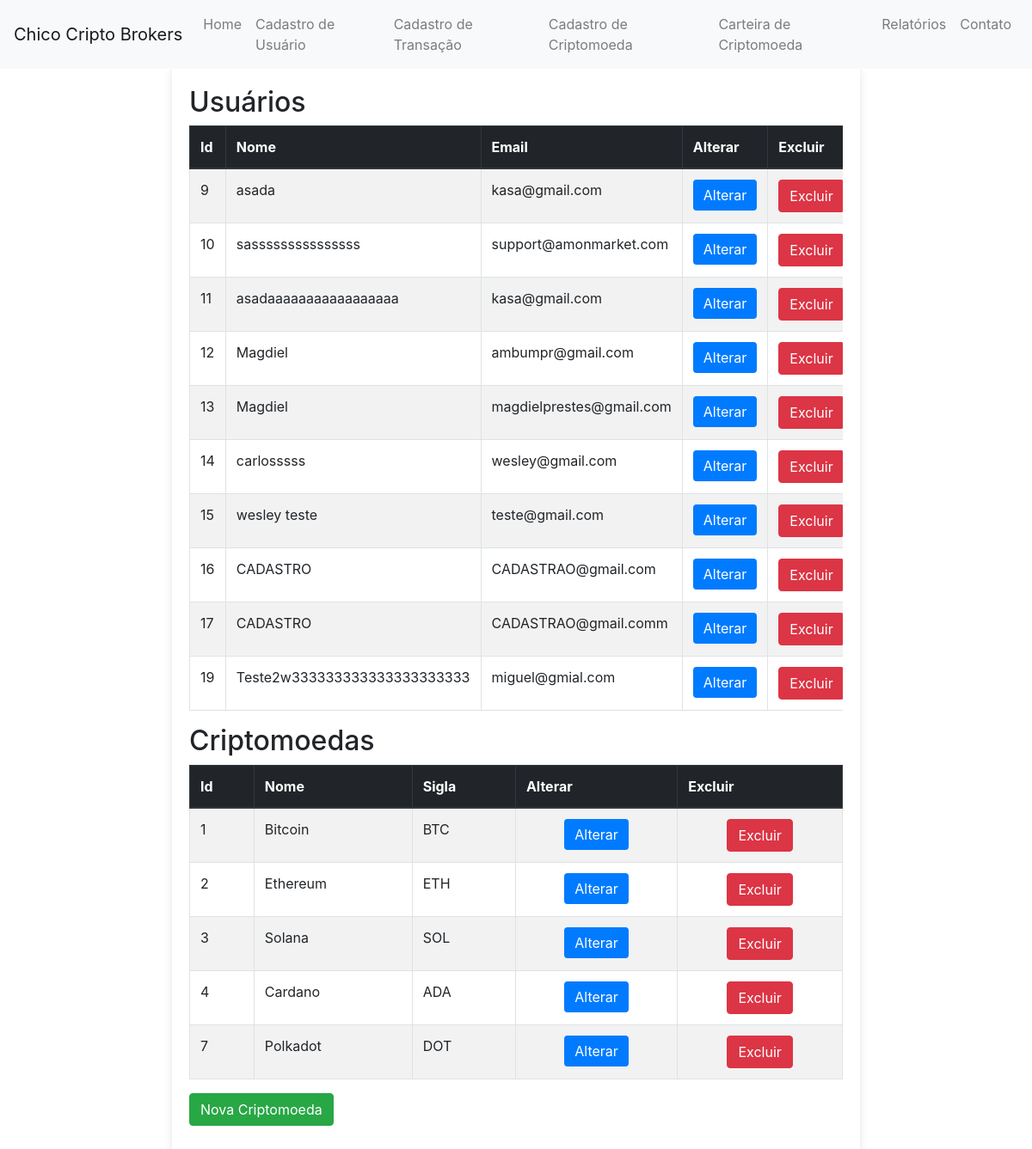
The page /Criptomoeda/index.php on the database its author committed.
### tables this page shows
CREATE TABLE `usuarios` (
  `id` int NOT NULL AUTO_INCREMENT,
  `nome` varchar(255) NOT NULL,
  `email` varchar(255) NOT NULL,
  PRIMARY KEY (`id`)
);

CREATE TABLE `criptomoedas` (
  `id` int NOT NULL AUTO_INCREMENT,
  `nome` varchar(255) NOT NULL,
  `sigla` varchar(10) NOT NULL,
  PRIMARY KEY (`id`)
);

### Criptomoeda/index.php (the view, shortened to what this page needs)
<?php
$conn = getConnection();
function fetchData($conn, $query, $errorMessage) {
    $result = $conn->query($query);
    return $result;
}
$usuarios_result = fetchData($conn, "SELECT id, nome, email FROM usuarios", "Erro na consulta de usuários: ");
$criptomoedas_result = fetchData($conn, "SELECT id, nome, sigla FROM criptomoedas", "Erro na consulta de criptomoedas: ");
function generateTableRows($result, $columns, $editPage, $deleteAction) {
    if ($result->num_rows > 0) {
        while ($row = $result->fetch_assoc()) {
            echo "<tr>";
            foreach ($columns as $column) {
                echo "<td>" . htmlspecialchars($row[$column]) . "</td>";
            }
            echo "<td align='center'><a class='btn btn-primary' href='{$editPage}?id={$row['id']}'>Alterar</a></td>";
            echo "<td align='center'><a class='btn btn-danger' href='javascript:excluirRegistro(\"{$deleteAction}?acao=excluir&id={$row['id']}\");'>Excluir</a></td>";
            echo "</tr>";
        }
    } else {
        echo "<tr><td colspan='" . (count($columns) + 2) . "' class='text-center'>Sem registros a serem exibidos</td></tr>";
    }
}
?>
<!DOCTYPE html>
<html lang="pt-BR">
<?php include 'includes/cabecalho.php'; ?>
<body>
    <?php include 'includes/menu.php'; ?>
    <main class="container">
        <h2>Usuários</h2>
        <div class="table-responsive">
            <table class="table table-striped table-bordered">
                <thead class="thead-dark">
                    <tr>
                        <th>Id</th>
                        <th>Nome</th>
                        <th>Email</th>
                        <th>Alterar</th>
                        <th>Excluir</th>
                    </tr>
                </thead>
                <tbody>
                    <?php generateTableRows($usuarios_result, ['id', 'nome', 'email'], 'cadastro_usuario.php', 'actions/usuario_acao.php'); ?>
                </tbody>
            </table>
        </div>
        <h2>Criptomoedas</h2>
        <div class="table-responsive">
            <table class="table table-striped table-bordered">
                <thead class="thead-dark">
                    <tr>
                        <th>Id</th>
                        <th>Nome</th>
                        <th>Sigla</th>
                        <th>Alterar</th>
                        <th>Excluir</th>
                    </tr>
                </thead>
                <tbody>
                </tbody>
            </table>
        </div>
        <a href="cadastro_criptomoeda.php" class="btn btn-success mb-3">Nova Criptomoeda</a>
    </main>
</body>
</html>

### Criptomoeda/includes/cabecalho.php (shortened to what this page needs)
<!DOCTYPE html>
<html lang="pt-BR">
<head>
    <link href="https://maxcdn.bootstrapcdn.com/bootstrap/4.0.0/css/bootstrap.min.css" rel="stylesheet">
    <link rel="stylesheet" href="/seu_projeto/assets/css/style.css">
</head>
<body>

### Criptomoeda/includes/menu.php (shortened to what this page needs)
<nav class="navbar navbar-expand-lg navbar-light bg-light">
    <a class="navbar-brand" href="#">Chico Cripto Brokers</a>
    <div class="collapse navbar-collapse" id="navbarNav">
        <ul class="navbar-nav">
            <li class="nav-item">
                <a class="nav-link" href="index.php">Home</a>
            </li>
            <li class="nav-item">
                <a class="nav-link" href="cadastro_usuario.php">Cadastro de Usuário</a>
            </li>
            <li class="nav-item">
                <a class="nav-link" href="cadastro_transacao.php">Cadastro de Transação</a>
            </li>
            <li class="nav-item">
                <a class="nav-link" href="cadastro_criptomoeda.php">Cadastro de Criptomoeda</a>
            </li>
            <li class="nav-item">
                <a class="nav-link" href="carteira.php">Carteira de Criptomoeda</a>
            </li>
            <li class="nav-item">
                <a class="nav-link" href="relatorio.php">Relatórios</a>
            </li>
            <li class="nav-item">
                <a class="nav-link" href="contato.php">Contato</a>
            </li>
        </ul>
    </div>
</nav>

### Criptomoeda/assets/css/style.css (style rules this page uses)
.container { width: 80%; margin: 20px auto; padding: 20px; background-color: #ffffff; box-shadow: 0 0 10px rgba(0, 0, 0, 0.1); }
.container { max-width: 800px; margin: 0 auto; padding: 20px; }
.btn-primary { background-color: #007bff; color: #fff; border: none; }

### rows shown on the page
usuarios: id "9", nome "asada", email "kasa@gmail.com"
usuarios: id "10", nome "sasssssssssssssss", email "support@amonmarket.com"
usuarios: id "11", nome "asadaaaaaaaaaaaaaaaaa", email "kasa@gmail.com"
usuarios: id "12", nome "Magdiel", email "ambumpr@gmail.com"
usuarios: id "13", nome "Magdiel", email "magdielprestes@gmail.com"
usuarios: id "14", nome "carlosssss", email "wesley@gmail.com"
usuarios: id "15", nome "wesley teste", email "teste@gmail.com"
usuarios: id "16", nome "CADASTRO", email "CADASTRAO@gmail.com"
usuarios: id "17", nome "CADASTRO", email "CADASTRAO@gmail.comm"
usuarios: id "19", nome "Teste2w333333333333333333333", email "miguel@gmial.com"
criptomoedas: id "1", nome "Bitcoin", sigla "BTC"
criptomoedas: id "2", nome "Ethereum", sigla "ETH"
criptomoedas: id "3", nome "Solana", sigla "SOL"
criptomoedas: id "4", nome "Cardano", sigla "ADA"
criptomoedas: id "7", nome "Polkadot", sigla "DOT"
